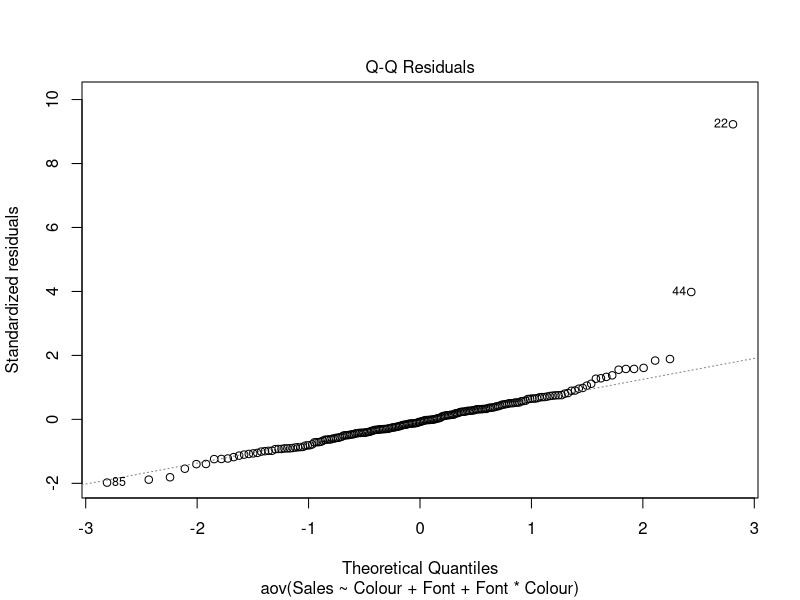
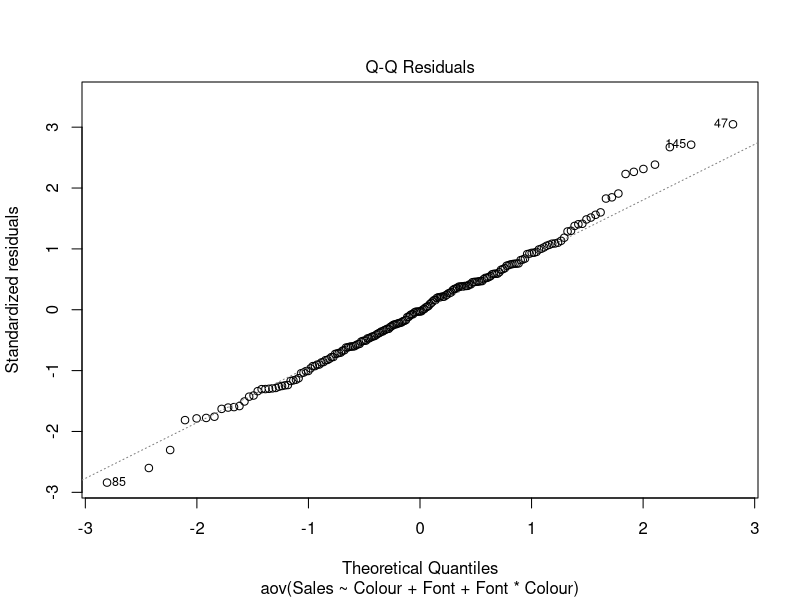
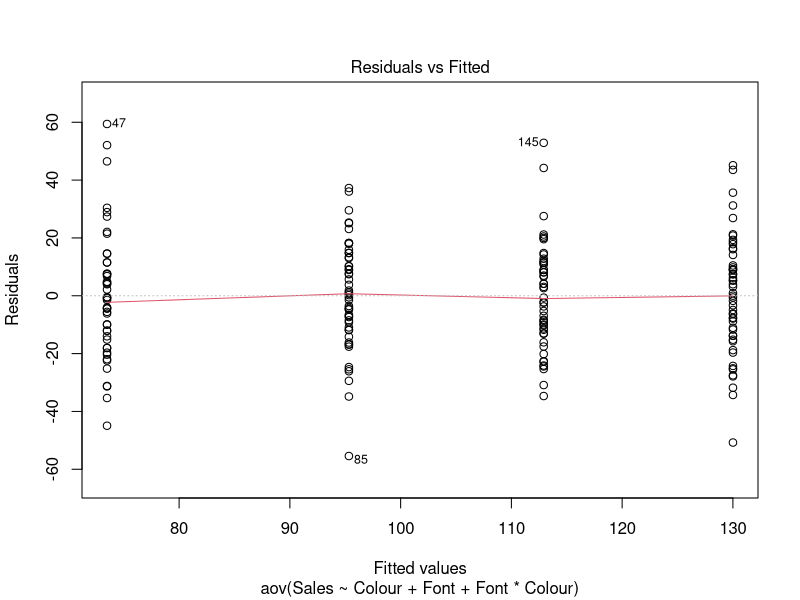

Generate these figures, in order, with R:
data = read.csv("./2wayanova.csv") 

d = aov(Sales ~ Colour + Font + Font*Colour,data=data ) 
plot(d, 2) 
shapiro.test(residuals(d)) 



data = data[-c(22,44),] 
d = aov(Sales ~ Colour + Font + Font*Colour,data=data ) 
plot(d, 2) 
shapiro.test(residuals(d)) 

plot(d, 1) 

anova(d) 

rbind(TukeyHSD(d)$Colour,TukeyHSD(d)$Font) 
